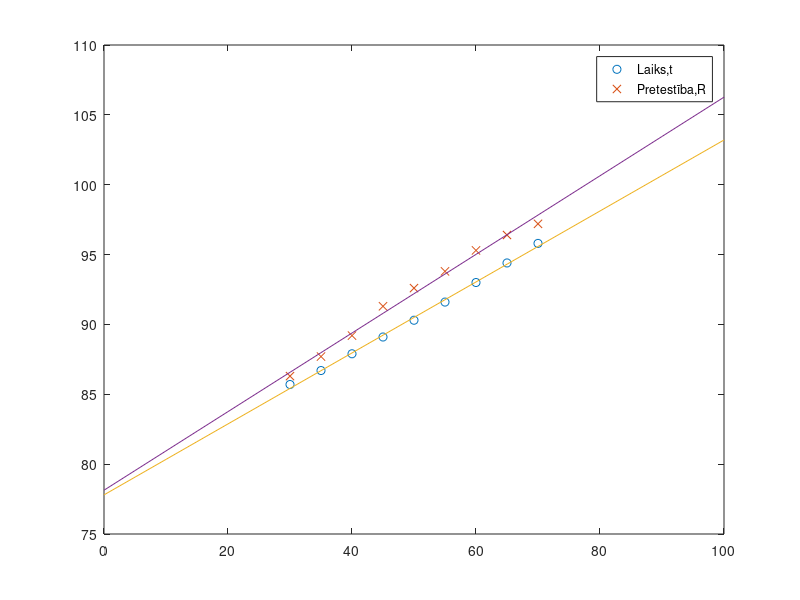

The MATLAB source for this figure:
t = [30 35 40 45 50 55 60 65 70];
Rs = [85.7 86.7 87.9 89.1 90.3 91.6 93 94.4 95.8];
Rdz = [86.3 87.7 89.2 91.3 92.6 93.8 95.3 96.4 97.2];
U=0:5:100;
x = polyfit(t,Rs,1);
y = polyval(x,U);
x1 = polyfit(t,Rdz,1);
y1 = polyval(x1,U);
plot(t,Rs,'o',t,Rdz,'x',U,y,U,y1)
legend('Laiks,t','Pretestība,R')
R0 = x1(2);

alpham = []
for i=1:5
alpha = (Rdz(i+1) - Rdz(i))/(t(i+1) - t(i))/R0;
alpham = [alpham,alpha];
end


